Frame 1 (no input): blank canvas, image omitted
Frame 60 (no input): blank canvas, image omitted
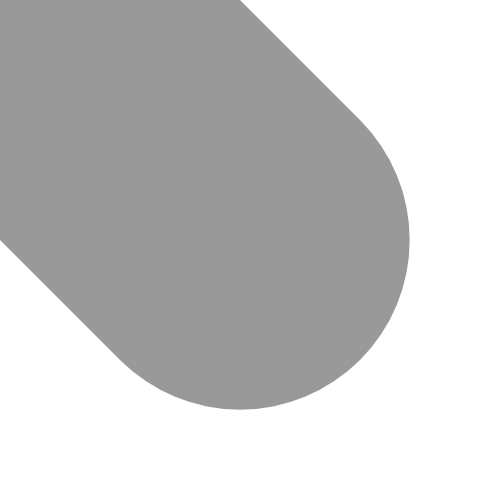
Frame 120 (the mouse pressed at the canvas centre since frame 60)

The p5.js sketch whose frames 1 and 60 were blank and that drew this single picture after the mouse press (run headless with seeded random() and noise() and a simulated clock; from frame 60 on, the mouse is pressed at the canvas centre):

// p5.js sketch
// ── sketch.js
//sketch from Getting Started in P5js Ex 5_7
function setup() {
  createCanvas(480, 480);
  stroke(0, 102);
}

function draw() {
  var weight = dist(mouseX, mouseY, pmouseX, pmouseY);
  strokeWeight(weight);
  line(mouseX, mouseY, pmouseX, pmouseY);
}
